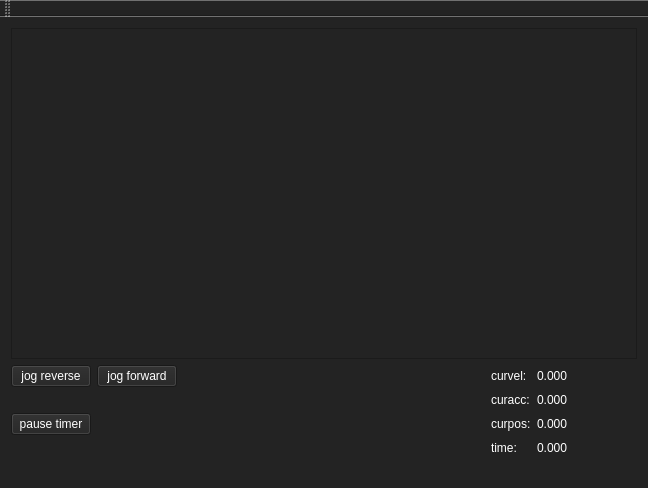
<?xml version="1.0" encoding="UTF-8"?>
<ui version="4.0">
 <class>MainWindow</class>
 <widget class="QMainWindow" name="MainWindow">
  <property name="geometry">
   <rect>
    <x>0</x>
    <y>0</y>
    <width>648</width>
    <height>488</height>
   </rect>
  </property>
  <property name="windowTitle">
   <string>scurve jog plot</string>
  </property>
  <property name="styleSheet">
   <string notr="true">background-color: rgb(35, 35, 35);
color: rgb(255, 255, 255);
</string>
  </property>
  <widget class="QWidget" name="centralWidget">
   <layout class="QGridLayout" name="gridLayout_4">
    <item row="0" column="0">
     <widget class="QFrame" name="frame">
      <property name="sizePolicy">
       <sizepolicy hsizetype="Preferred" vsizetype="Expanding">
        <horstretch>0</horstretch>
        <verstretch>0</verstretch>
       </sizepolicy>
      </property>
      <property name="frameShape">
       <enum>QFrame::StyledPanel</enum>
      </property>
      <property name="frameShadow">
       <enum>QFrame::Raised</enum>
      </property>
      <layout class="QGridLayout" name="gridLayout_3">
       <item row="0" column="0">
        <layout class="QGridLayout" name="gridLayout"/>
       </item>
      </layout>
     </widget>
    </item>
    <item row="1" column="0">
     <layout class="QGridLayout" name="gridLayout_2">
      <item row="1" column="3">
       <widget class="QLabel" name="label_3">
        <property name="text">
         <string>curacc:</string>
        </property>
       </widget>
      </item>
      <item row="2" column="3">
       <widget class="QLabel" name="label_2">
        <property name="text">
         <string>curpos:</string>
        </property>
       </widget>
      </item>
      <item row="0" column="3">
       <widget class="QLabel" name="label">
        <property name="text">
         <string>curvel:</string>
        </property>
       </widget>
      </item>
      <item row="0" column="4">
       <widget class="QLabel" name="label_curvel">
        <property name="minimumSize">
         <size>
          <width>100</width>
          <height>0</height>
         </size>
        </property>
        <property name="text">
         <string>0.000</string>
        </property>
       </widget>
      </item>
      <item row="2" column="4">
       <widget class="QLabel" name="label_curpos">
        <property name="text">
         <string>0.000</string>
        </property>
       </widget>
      </item>
      <item row="0" column="1">
       <widget class="QPushButton" name="pushButton_jog_forward">
        <property name="text">
         <string>jog forward</string>
        </property>
       </widget>
      </item>
      <item row="0" column="2">
       <spacer name="horizontalSpacer">
        <property name="orientation">
         <enum>Qt::Horizontal</enum>
        </property>
        <property name="sizeHint" stdset="0">
         <size>
          <width>40</width>
          <height>20</height>
         </size>
        </property>
       </spacer>
      </item>
      <item row="0" column="0">
       <widget class="QPushButton" name="pushButton_jog_reverse">
        <property name="text">
         <string>jog reverse</string>
        </property>
       </widget>
      </item>
      <item row="1" column="4">
       <widget class="QLabel" name="label_curacc">
        <property name="text">
         <string>0.000</string>
        </property>
       </widget>
      </item>
      <item row="2" column="0">
       <widget class="QPushButton" name="pushButton_pause">
        <property name="text">
         <string>pause timer</string>
        </property>
       </widget>
      </item>
      <item row="3" column="3">
       <widget class="QLabel" name="label_4">
        <property name="text">
         <string>time:</string>
        </property>
       </widget>
      </item>
      <item row="3" column="4">
       <widget class="QLabel" name="label_time">
        <property name="text">
         <string>0.000</string>
        </property>
       </widget>
      </item>
     </layout>
    </item>
   </layout>
  </widget>
  <widget class="QMenuBar" name="menuBar">
   <property name="geometry">
    <rect>
     <x>0</x>
     <y>0</y>
     <width>648</width>
     <height>23</height>
    </rect>
   </property>
  </widget>
  <widget class="QToolBar" name="mainToolBar">
   <attribute name="toolBarArea">
    <enum>TopToolBarArea</enum>
   </attribute>
   <attribute name="toolBarBreak">
    <bool>false</bool>
   </attribute>
  </widget>
  <widget class="QStatusBar" name="statusBar"/>
 </widget>
 <layoutdefault spacing="6" margin="11"/>
 <resources/>
 <connections/>
</ui>
